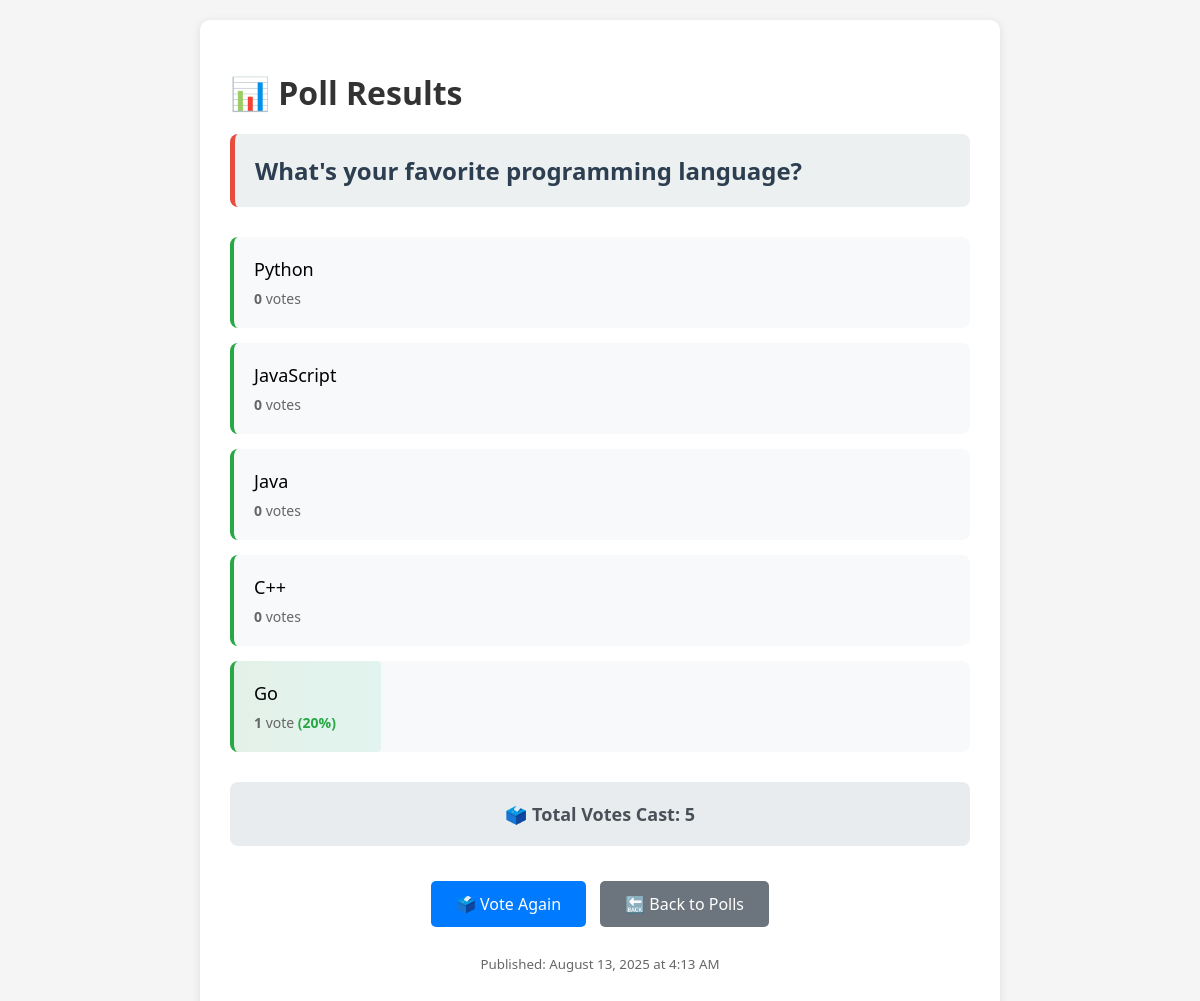
Page /polls/1/results/ on the committed database.
### polls/models.py (models this page shows, shortened)
class Question(models.Model):
    question_text = models.CharField(max_length=200)
    pub_date = models.DateTimeField("date published")

class Choice(models.Model):
    question = models.ForeignKey(Question, on_delete=models.CASCADE, related_name="choices")
    choice_text = models.CharField(max_length=200)
    votes = models.IntegerField(default=0)

### polls/views.py (the view)
# urls.py: path("<int:question_id>/results/", views.results, name="results"),
def results(request, question_id):
    question = get_object_or_404(Question, pk=question_id)
    total_votes = sum(choice.votes for choice in question.choices.all())
    context = {
        "question": question,
        "total_votes": total_votes,
    }
    return render(request, "polls/results.html", context)

### polls/templates/polls/results.html (shortened to what this page needs)
<!DOCTYPE html>
<html lang="en">
  <head>
  </head>
  <body>
    <div class="container">
      <h1>📊 Poll Results</h1>
      <div class="question-text">{{ question.question_text }}</div>
      {% with total_votes=question.choices.all|length %}
      {% if question.choices.all %}
      <ul class="results-list">
        {% for choice in question.choices.all %}
        <li class="result-item">
          <div
            class="vote-bar"
            style="width: {% if total_votes > 0 %}{% widthratio choice.votes total_votes 100 %}{% else %}0{% endif %}%;"
          ></div>
          <div class="choice-text">{{ choice.choice_text }}</div>
          <div class="vote-count">
            <strong>{{ choice.votes }}</strong> vote{{ choice.votes|pluralize }}
            {% if choice.votes > 0 %}
            <span class="percentage">
              ({% widthratio choice.votes total_votes 100 %}%)
            </span>
            {% endif %}
          </div>
        </li>
        {% endfor %}
      </ul>
      {% endif %}
      <div class="total-votes">
        🗳️ Total Votes Cast: {{ question.choices.all|length }}
      </div>
      {% endwith %}
      <div class="navigation">
        <a href="{% url 'polls:detail' question.id %}" class="btn btn-primary"
          >🗳️ Vote Again</a
        >
        <a href="{% url 'polls:index' %}" class="btn btn-secondary"
          >🔙 Back to Polls</a
        >
      </div>
      <div style="text-align: center; margin-top: 20px">
        <p style="color: #666">
          <small
            >Published: {{ question.pub_date|date:"F d, Y \a\t g:i A" }}</small
          >
        </p>
      </div>
    </div>
  </body>
</html>

### polls/templates/polls/results.html (style rules this page uses)
body { font-family: "Segoe UI", Tahoma, Geneva, Verdana, sans-serif; max-width: 800px; margin: 0 auto; padding: 20px; background-color: #f5f5f5; }
.container { background: white; padding: 30px; border-radius: 10px; box-shadow: 0 2px 10px rgba(0, 0, 0, 0.1); }
h1 { color: #333; margin-bottom: 20px; }
.question-text { font-size: 24px; font-weight: 600; color: #2c3e50; margin-bottom: 30px; padding: 20px; background: #ecf0f1; border-radius: 8px; border-left: 5px solid #e74c3c; }
.results-list { list-style: none; padding: 0; margin: 20px 0; }
.result-item { margin: 15px 0; padding: 20px; background: #f8f9fa; border-radius: 8px; border-left: 4px solid #28a745; position: relative; overflow: hidden; }
.choice-text { font-size: 18px; font-weight: 500; margin-bottom: 8px; position: relative; z-index: 2; }
.vote-count { color: #666; font-size: 14px; position: relative; z-index: 2; }
.vote-bar { position: absolute; top: 0; left: 0; height: 100%; background: linear-gradient(90deg, #28a745, #20c997); opacity: 0.1; transition: width 0.5s ease; border-radius: 4px; }
.total-votes { text-align: center; margin: 30px 0; padding: 20px; background: #e9ecef; border-radius: 8px; font-size: 18px; font-weight: 600; color: #495057; }
.btn { display: inline-block; padding: 12px 25px; margin: 5px; text-decoration: none; border-radius: 5px; font-size: 16px; transition: all 0.3s; }
.btn-primary { background-color: #007bff; color: white; }
.btn-secondary { background-color: #6c757d; color: white; }
.navigation { text-align: center; margin-top: 30px; }
.percentage { font-weight: bold; color: #28a745; }

### rows in the picture
Question: question_text "What's your favorite programming language?", choices.all|length "5", pub_date "August 13, 2025 at 4:13 AM"
Choice: choice_text "Python", votes "0"
Choice: choice_text "JavaScript", votes "0"
Choice: choice_text "Java", votes "0"
Choice: choice_text "C++", votes "0"
Choice: choice_text "Go", votes "1", votes "20"
